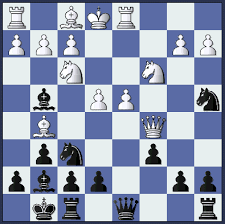
#> input picture bwibchessboard.png, 225 x 224 px
$ python chessdetectoxes.py
#> lines starting #> are read from the running program, lines starting #| are printed output that depends on the picture
import cv2
import chess
import numpy as np
ls1=ls2=ls=[]
def draw_circle(event,x,y,flags,param):
    if event==cv2.EVENT_LBUTTONDOWN:
        print(x,y)
        ls.append([x,y])

#ls11=[[7, 6], [68, 7], [126, 5], [189, 8], [249, 7], [311, 8], [370, 6], [432, 5], [493, 6], [6, 67], [67, 67], [128, 67], [188, 66], [249, 68], [310, 69], [371, 68], [432, 67], [492, 66], [7, 128], [66, 129], [129, 128], [190, 126], [249, 129], [310, 129], [372, 128], [432, 128], [494, 127]]
ch=cv2.imread('bwibchessboard.png',0)
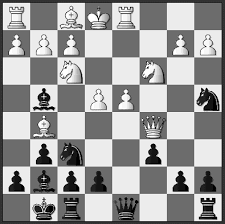
#> ch: shape (224, 225); min 0, max 255, mean 155.5
ch=cv2.resize(ch,(500,500),interpolation=cv2.INTER_AREA)
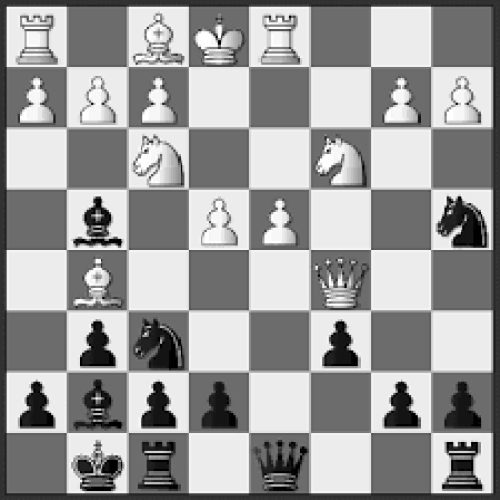
#> ch: shape (500, 500); min 0, max 255, mean 155.5
cv2.imshow('cb',ch)
while True:
    cv2.setMouseCallback('cb',draw_circle)


    if cv2.waitKey(1) & 0xFF == ord('q'):
#> (key q is pressed here)
        break
print(ls)
# [4 lines of commented-out code are left out]
cv2.destroyAllWindows()
